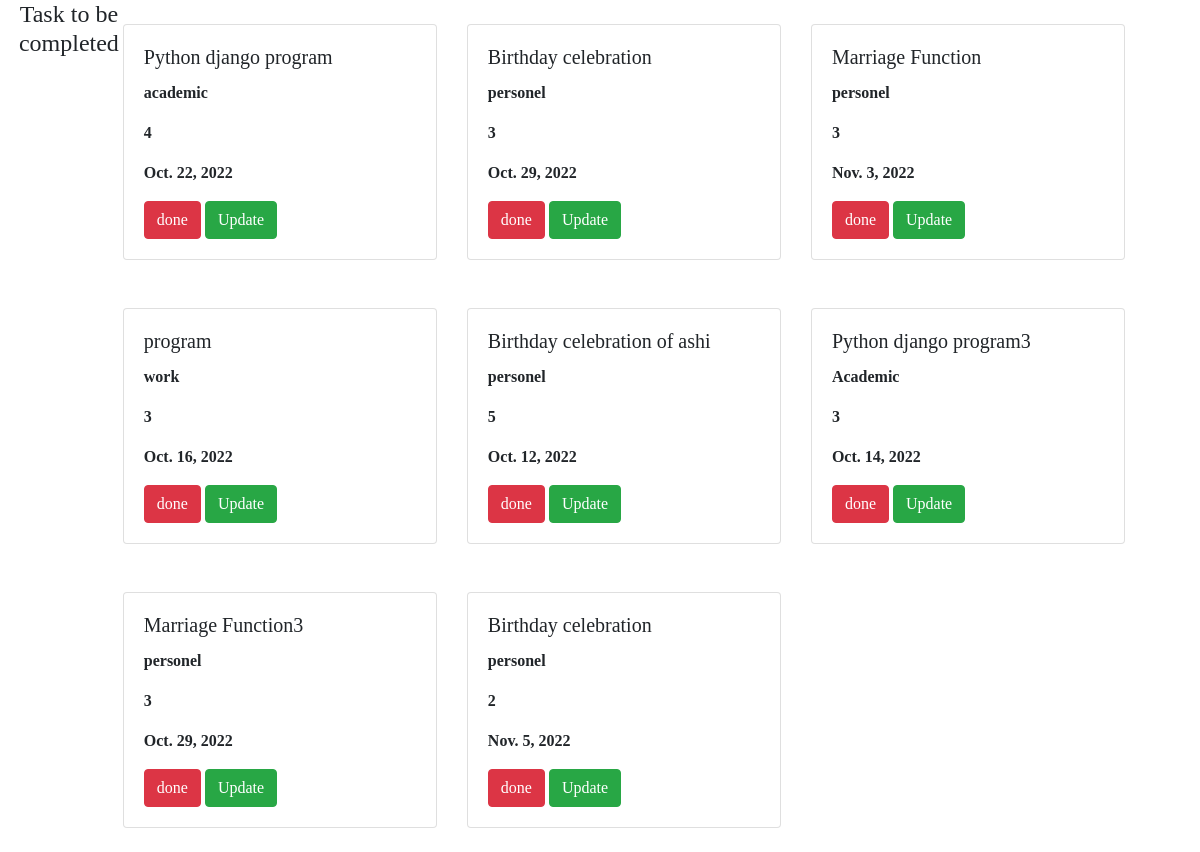
The page /todoview on the database its author committed.
### todo/models.py (models this page shows, shortened)
class TodoTask(models.Model):
    taskname = models.CharField(max_length=255,blank=False,null=False)
    category = models.CharField(max_length=255,blank=False,null=False)
    priority = models.CharField(max_length=255,blank=False,null=False)
    date = models.DateField()

### todo/views.py (the view)
# urls.py: path('todoview',views.todoview,name='todoview'),
def todoview(request):
    task=TodoTask.objects.all()
    return render(request,'task.html',{'task':task})

### todo/templates/task.html (shortened to what this page needs)
<!DOCTYPE html>
<html lang="en">
<head>
    <link rel="stylesheet" href="../static/css/main.css">
    <link rel="stylesheet" href="https://cdn.jsdelivr.net/npm/bootstrap@4.6.2/dist/css/bootstrap.min.css">
</head>
<body>
    <div class="container cardview">
      <h4 align="center">Task to be completed</h4>
      <div class="row">
          {% for i in task %}
          <div class="col-xl-4 col-lg-4 col-md-6">
            <div class="card mt-4">
              <div class="card-body">
                <h5 class="card-title">{{i.taskname}}</h5>
                <p><b>{{i.category}}</b></p>
                <p><b>{{i.priority}}</b></p>
                <p><b>{{i.date}}</b></p>
                <a href="{% url 'delete' i.id %}" class="btn btn-danger">done</a>
                <a href="{% url 'edit' i.id %}" class="btn btn-success">Update</a>
              </div>
            </div><br>
          </div>
          {% endfor %}
      </div>
    </div>
</body>
</html>

### todo/static/css/main.css (style rules this page uses)
* { margin: 0; padding: 0; font-family: 'Franklin Gothic Medium'; }
.cardview { display: inline-flex; }

### rows shown on the page
TodoTask: taskname "Python django program", category "academic", priority "4", date "Oct. 22, 2022"
TodoTask: taskname "Birthday celebration", category "personel", priority "3", date "Oct. 29, 2022"
TodoTask: taskname "Marriage Function", category "personel", priority "3", date "Nov. 3, 2022"
TodoTask: taskname "program", category "work", priority "3", date "Oct. 16, 2022"
TodoTask: taskname "Birthday celebration of ashi", category "personel", priority "5", date "Oct. 12, 2022"
TodoTask: taskname "Python django program3", category "Academic", priority "3", date "Oct. 14, 2022"
TodoTask: taskname "Marriage Function3", category "personel", priority "3", date "Oct. 29, 2022"
TodoTask: taskname "Birthday celebration", category "personel", priority "2", date "Nov. 5, 2022"
